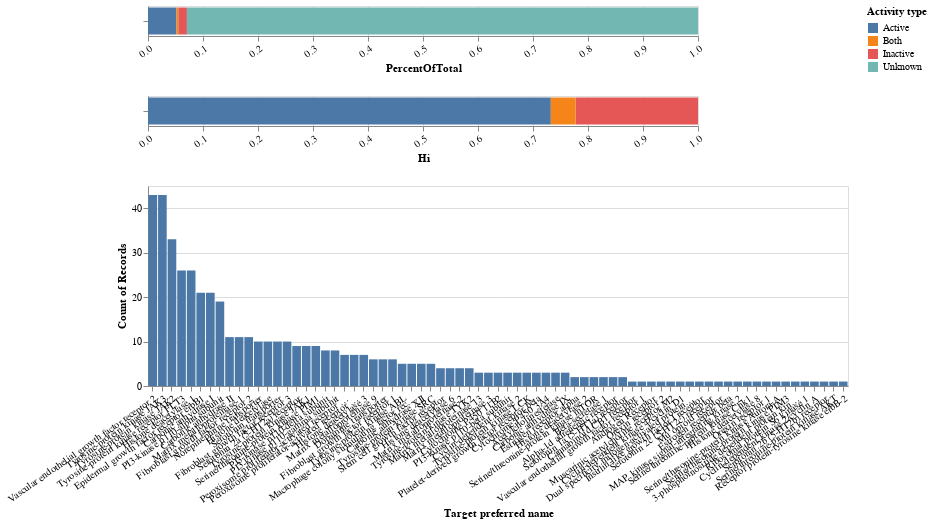

The notebook cell saved with this chart:
### Markdown cell above
# All together now:

### Code cell
chart_one = alt.Chart(df).transform_joinaggregate(
        Total='sum(number)'
    ).transform_calculate(PercentOfTotal="datum.number / datum.Total").mark_bar().encode(
    x=alt.X('PercentOfTotal:Q'),#,sort='descending'),
    y=alt.Y('results', title='',axis=alt.Axis(labels=False)),
    color=alt.Color('activity', title='Activity type'),
    order=alt.Order('activity', sort='ascending')
).properties(height=30, width=550)
#.add_selection(
 #   selector
#).properties(height=30, width=550)

chart_two = alt.Chart(df.iloc[:3]).transform_joinaggregate(
        Total='sum(number)'
    ).transform_calculate(PercentOfTotal="datum.number / datum.Total").mark_bar().encode(
    x=alt.X('PercentOfTotal:Q', title='Hi'),#,sort='descending'),
    y=alt.Y('results', title='',axis=alt.Axis(labels=False)),
    color=alt.Color('activity', title='Activity type'),
    order=alt.Order('activity', sort='ascending')
).properties(height=30, width=550)
#.add_selection(
 #   selector
#).properties(height=30, width=550)

chart = alt.Chart(all_pos_targets).mark_bar()

chart = chart.encode(
    x = alt.X('pref_name', sort='-y', title='Target preferred name'),
    y = alt.Y('count()'), 
).properties(height=200,width=700)

(chart_one&chart_two&chart
).configure_axisBottom(labelAngle=-35).configure_header(
    titleFontSize=40, 
    labelFontSize=40
).configure_title()

### Figure 1 — Vega-Lite specification as saved in the notebook (floating-point values rounded to 4 significant figures; data arrays with more than 128 entries replaced by an {"elided": "..."} marker saying what was removed)
{"config": {"view": {"continuousWidth": 400, "continuousHeight": 300}, "axisBottom": {"labelAngle": -35}, "header": {"labelFontSize": 40, "titleFontSize": 40}, "title": {}}, "vconcat": [{"data": {"name": "data-152e6a47019011302db4763ae35b9dc0"}, "mark": "bar", "encoding": {"color": {"type": "nominal", "field": "activity", "title": "Activity type"}, "order": {"type": "nominal", "field": "activity", "sort": "ascending"}, "x": {"type": "quantitative", "field": "PercentOfTotal"}, "y": {"type": "nominal", "axis": {"labels": false}, "field": "results", "title": ""}}, "height": 30, "transform": [{"joinaggregate": [{"op": "sum", "field": "number", "as": "Total"}]}, {"calculate": "datum.number / datum.Total", "as": "PercentOfTotal"}], "width": 550}, {"data": {"name": "data-6b718a3b9624de933640cdca6f730ebb"}, "mark": "bar", "encoding": {"color": {"type": "nominal", "field": "activity", "title": "Activity type"}, "order": {"type": "nominal", "field": "activity", "sort": "ascending"}, "x": {"type": "quantitative", "field": "PercentOfTotal", "title": "Hi"}, "y": {"type": "nominal", "axis": {"labels": false}, "field": "results", "title": ""}}, "height": 30, "transform": [{"joinaggregate": [{"op": "sum", "field": "number", "as": "Total"}]}, {"calculate": "datum.number / datum.Total", "as": "PercentOfTotal"}], "width": 550}, {"data": {"name": "data-05223c975bd61d54592aaf8f3958a978"}, "mark": "bar", "encoding": {"x": {"type": "nominal", "field": "pref_name", "sort": "-y", "title": "Target preferred name"}, "y": {"type": "quantitative", "aggregate": "count"}}, "height": 200, "width": 700}], "$schema": "https://vega.github.io/schema/vega-lite/v4.8.1.json", "datasets": {"data-152e6a47019011302db4763ae35b9dc0": [{"results": "Results", "activity": "Active", "number": 520, "proportion": 0.05183}, {"results": "Results", "activity": "Inactive", "number": 158, "proportion": 0.01575}, {"results": "Results", "activity": "Both", "number": 32, "proportion": 0.00319}, {"results": "Results", "activity": "Unknown", "number": 9322, "proportion": 0.9292}], "data-6b718a3b9624de933640cdca6f730ebb": [{"results": "Results", "activity": "Active", "number": 520, "proportion": 0.05183}, {"results": "Results", "activity": "Inactive", "number": 158, "proportion": 0.01575}, {"results": "Results", "activity": "Both", "number": 32, "proportion": 0.00319}], "data-05223c975bd61d54592aaf8f3958a978": {"elided": "488 records"}}}
